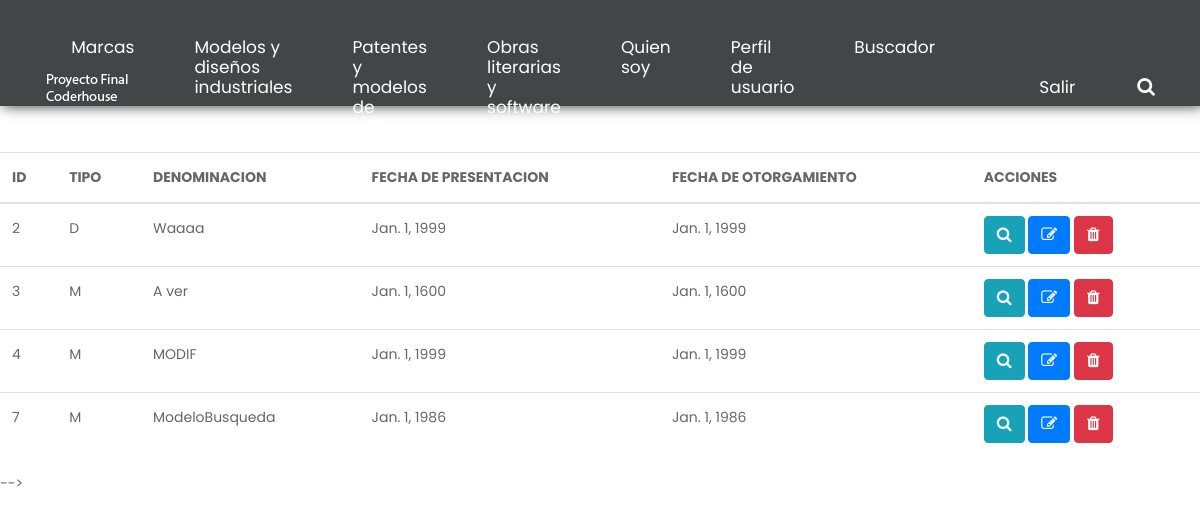
Page /GestorIP/listarMDI/ (signed in) on the committed database.
### GestorIP/models.py (models this page shows)
class mdindustriales(models.Model):
    tipomd = {
        'M':'MODELO INDUSTRIAL',
        'D':'DISEÑO INDUSTRIAL'
    }
    tipo = models.CharField(max_length=1, choices=tipomd.items())
    denominacion = models.CharField(max_length=100)
    fechapresentacion = models.DateField()
    fechaotorgamiento = models.DateField()

### GestorIP/views.py (the view)
# urls.py: path('listarMDI/', mdiListView.as_view(), name='listarmdi'),
class mdiListView(LoginRequiredMixin, ListView):
    model = mdindustriales
    template_name = "GestorIP/mdi_list.html"

### GestorIP/templates/GestorIP/mdi_list.html (shortened to what this page needs)
<!DOCTYPE html>
<html lang="en">
   {% load static %}
   <head>
      <link rel="stylesheet" href="{% static 'css/bootstrap.min.css' %}">
      <link rel="stylesheet" href="{% static 'css/style.css' %}">
      <link rel="stylesheet" href="{% static 'css/responsive.css' %}">
      <link rel="stylesheet" href="https://cdnjs.cloudflare.com/ajax/libs/font-awesome/4.7.0/css/font-awesome.min.css">
   </head>
   <body class="main-layout">
     {% if user.is_authenticated %}
     <header>
        <div class="header">
           <div class="container-fluid">
              <div class="row d_flex">
                 <div class=" col-md-2 col-sm-3 col logo_section">
                    <div class="full">
                       <div class="center-desk">
                          <div class="logo">
                             <a href="{% url 'inicio' %}"><img src="{% static 'images/logo.png' %}" alt="#" /></a>
                          </div>
                       </div>
                    </div>
                 </div>
                 <div class="col-md-8 col-sm-9">
                    <nav class="navigation navbar navbar-expand-md navbar-dark ">
                       <div class="collapse navbar-collapse" id="navbarsExample04">
                          <ul class="navbar-nav mr-auto">
                             <li class="nav-item">
                                <a class="nav-link" href="{% url 'menumarcas' %}">Marcas</a>
                             </li>
                             <li class="nav-item">
                                <a class="nav-link" href="{% url 'menumdi' %}">Modelos y diseños industriales</a>
                             </li>
                             <li class="nav-item">
                                <a class="nav-link" href="{% url 'menupmu' %}">Patentes y modelos de utilidad</a>
                             </li>
                             <li class="nav-item">
                                <a class="nav-link" href="{% url 'menuoys' %}">Obras literarias y software</a>
                             </li>
                             <li class="nav-item active">
                                <a class="nav-link" href="{% url 'quiensoy' %}">Quien soy</a>
                             </li>
                             <li class="nav-item">
                                <a class="nav-link" href="{% url 'editarPerfil' %}">Perfil de usuario </a>
                             </li>
                             <li class="nav-item">
                              <a class="nav-link" href="{% url 'buscador' %}">Buscador </a>
                           </li>
                          </ul>
                       </div>
                    </nav>
                 </div>
                 <div class="col-md-2 d_none">
                    <ul class="email text_align_right">
                       <li> <a href="{% url 'logout' %}"> Salir </a></li>
                       <li> <a href="Javascript:void(0)"> <i class="fa fa-search" style="cursor: pointer;" aria-hidden="true"> </i></a> </li>
                    </ul>
                 </div>
              </div>
           </div>
        </div>
     </header>
     {% endif %}
      <br>
      <br>
      <br>
      <br>
      <br>
      <br>
      <table class="table">
         <thead>
           <tr>
             <th>ID</th>
             <th>TIPO</th>
             <th>DENOMINACION</th>
             <th>FECHA DE PRESENTACION</th>
             <th>FECHA DE OTORGAMIENTO</th>
             <th>ACCIONES</th>
           </tr>
         </thead>
         <tbody>
            {% for p in object_list %}
            <tr>
              <td>{{ p.id }}</td>
              <td>{{ p.tipo }}</td>
              <td>{{ p.denominacion }}</td>
              <td>{{ p.fechapresentacion }}</td>
              <td>{{ p.fechaotorgamiento }}</td>
              <td>
                <a
                href="{% url 'detail_mdi' p.id %}"
                class="btn btn-info"
                style="--bs-btn-padding-y: .25rem; --bs-btn-padding-x: .5rem; --bs-btn-font-size: .75rem;"
                ><i class="fa fa-search fa-sm" title="View Record"></i>
                </a>
                <a
                href="{% url 'update_mdi' p.id %}"
                class="btn btn-primary"
                style="--bs-btn-padding-y: .25rem; --bs-btn-padding-x: .5rem; --bs-btn-font-size: .75rem;"
                ><i class="fa fa-edit fa-sm" title="Edit Record"></i>
                </a>
                <a
                href="{% url 'delete_mdi' p.id %}"
                class="btn btn-danger"
                style="--bs-btn-padding-y: .25rem; --bs-btn-padding-x: .5rem; --bs-btn-font-size: .75rem;"
                ><i class="fa fa-trash fa-sm" title="Delete Record"></i>
                </a>
              </td>
            </tr>
            {% endfor %}
          </tbody>
        </table>
                  -->
   </body>
</html>

### GestorIP/static/css/style.css (style rules this page uses)
body { color: #666666; font-size: 14px; font-family: 'Poppins', sans-serif; line-height: 1.80857; font-weight: normal; }
a { color: #1f1f1f; text-decoration: none !important; outline: none !important; -webkit-transition: all .3s ease-in-out; -moz-transition: all .3s ease-in-out; -ms-transition: all .3s ease-in-out; -o-transition: all .3s ease-in-out; transition: all .3s ease-in-out; }
*, *::after, *::before { -webkit-box-sizing: border-box; -moz-box-sizing: border-box; box-sizing: border-box; }
ul, li, ol { margin: 0px; padding: 0px; list-style: none; }
a { color: #222222; text-decoration: none; outline: none !important; }
a, .btn { text-decoration: none !important; outline: none !important; -webkit-transition: all .3s ease-in-out; -moz-transition: all .3s ease-in-out; -ms-transition: all .3s ease-in-out; -o-transition: all .3s ease-in-out; transition: all .3s ease-in-out; }
img { max-width: 100%; height: auto; }
.full { width: 100%; float: left; margin: 0; padding: 0; }
.text_align_right { text-align: right; }
.d_flex { display: flex; align-items: center; flex-wrap: wrap; }
.header { width: 100%; background: rgba(39, 43, 44, 0.87); height: 106px; padding: 37px 30px; position: absolute; z-index: 999; box-shadow: 3px 0 13px rgba(30, 30, 30, 0.90); }
.navigation.navbar { float: right; padding: 0; }
.navigation.navbar-dark .navbar-nav .nav-link { padding: 0px 30px; color: #fff; font-size: 17px; line-height: 20px; font-weight: 400; }
.navigation.navbar-dark .navbar-nav .active>.nav-link, .navigation.navbar-dark .navbar-nav .nav-link.active, .navigation.navbar-dark .navbar-nav .nav-link.show, .navigation.navbar-dark .navbar-nav .show>.nav-link { color: #fff; }
ul.email { padding-top: 1px; display: flex; align-items: center; justify-content: flex-end; flex-wrap: wrap; }
ul.email li { padding: 0px 35px; }
ul.email li:nth-child(2) { padding-right: 0; }
ul.email li a { font-size: 17px; color: #fff; }
ul.email li i { color: #fff; font-size: 19px; }

### GestorIP/static/css/responsive.css (style rules this page uses)
@media (min-width: 1200px) and (max-width: 1320px) { ul.email li { padding: 0px 31px; } }

### rows in the picture
mdindustriales: id "2", tipo "D", denominacion "Waaaa", fechapresentacion "Jan. 1, 1999", fechaotorgamiento "Jan. 1, 1999"
mdindustriales: id "3", tipo "M", denominacion "A ver", fechapresentacion "Jan. 1, 1600", fechaotorgamiento "Jan. 1, 1600"
mdindustriales: id "4", tipo "M", denominacion "MODIF", fechapresentacion "Jan. 1, 1999", fechaotorgamiento "Jan. 1, 1999"
mdindustriales: id "7", tipo "M", denominacion "ModeloBusqueda", fechapresentacion "Jan. 1, 1986", fechaotorgamiento "Jan. 1, 1986"
